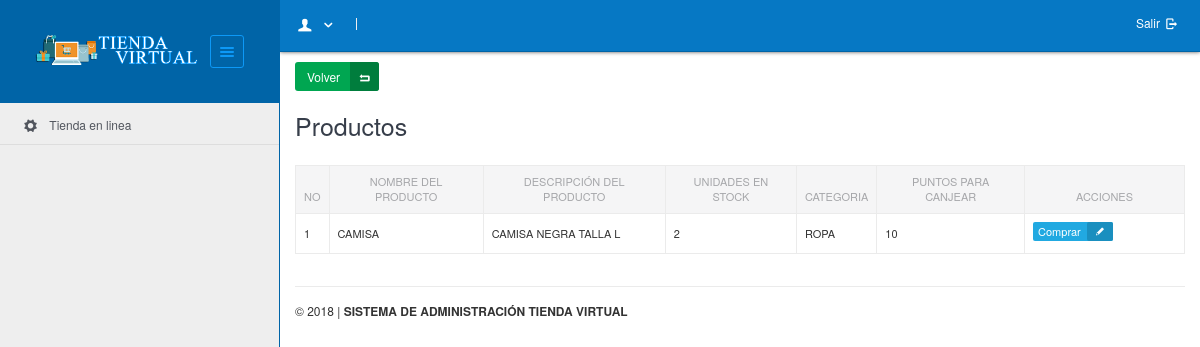
Page /?mod=producto&pag=lista_categoria&id=1 (signed in) on the committed database.
### tables this page shows
CREATE TABLE IF NOT EXISTS `product` (
  `id_producto` int(11) NOT NULL AUTO_INCREMENT,
  `product_name` varchar(100) NOT NULL,
  `product_description` varchar(4000) NOT NULL,
  `units_in_stock` int(11) NOT NULL,
  `product_category_id` int(11) NOT NULL,
  `reward_points_credit` int(11) NOT NULL,
  PRIMARY KEY (`id_producto`)
);

CREATE TABLE IF NOT EXISTS `product_category` (
  `id_categoria` int(11) NOT NULL AUTO_INCREMENT,
  `category_name` varchar(100) NOT NULL,
  `max_reward_points_encash` int(11) NOT NULL,
  `parent_category_id` int(11) NOT NULL,
  PRIMARY KEY (`id_categoria`)
);

### modelo/conexion.php (called while the page is built, shortened)
<?php
    class conexion
    {
        private $servidor = 'localhost';
        private $base_datos = 'tienda';
        private $usuario = 'root';
        private $password = '123456';
        private $enlace;
        function Conectar()
        {
            $this->enlace = mysql_connect($this->servidor,$this->usuario,$this->password);
            if($this->enlace)
            {
                if(mysql_select_db($this->base_datos))
                    return $this->enlace;
                else
                    return false;
            }
            else
                return false;
        }
        function Lista($sql)
        {
        	$result = mysql_query($sql,$this->enlace);
        	$return_array=array();
            if(mysql_num_rows($result)>0)
            	while ($obj = mysql_fetch_array($result)) {
                    $return_array[] = $obj;
            	}
        	return $return_array;
        }
    }
?>

### modelo/funciones.php (called while the page is built, shortened)
<?php
	function security($value)
    {
        if(is_array($value) )
        {
            $value = array_map('security', $value);
        }
        else
        {
            if( !get_magic_quotes_gpc() )
            {
              $value = htmlspecialchars($value, ENT_QUOTES);
            }
            else
            {
              $value = htmlspecialchars(stripslashes($value), ENT_QUOTES);
            }
            $value = str_replace("\\", "\\\\", $value);
        }
    	return $value;
    }
?>

### modelo/producto.php (called while the page is built, shortened)
<?php
class producto
{
	private $bd;
	function producto()
	{
		$this->bd = new Conexion();
	}
	function get_all($criterio)
	{
		if(empty($criterio)) $where = ""; else $where = " $criterio";
		$registros = $this->bd->Lista("select * from product $where");
			return $registros;
	}
}
?>

### vista/producto/lista_categoria.php (the view, shortened to what this page needs)
  <?php include("modelo/producto.php");
        $id_categoria = security($_GET[id]);
            $producto = new producto();
            $registros = $producto->get_all(" p inner join product_category c on c.id_categoria=p.product_category_id where c.id_categoria = $id_categoria");
        ?>
        <a href="#" class="cancelar btn btn-green btn-icon">
        Volver <i class="entypo-back"></i>
        </a>
        <h2>Productos</h2>
        <br />
<div class="table-responsive">
<table class="table table-bordered datatable" id="table-1">
           <thead>
             <tr>
                <th>No</th>
                <th>Nombre del producto</th>
            	<th>Descripci&oacute;n del producto</th>
            	<th>Unidades en stock</th>
            	<th>Categoria</th>
                <th>Puntos para canjear</th>
             <th width="160">Acciones</th>
      </tr>
   </thead>
   <tbody>
   <?php
        $n = 0;
        foreach($registros as $key => $registro)
        {
            $n++;
            echo "<tr>";
            echo "<td>$n</td><td>$registro[product_name]</td><td>$registro[product_description]</td><td>$registro[units_in_stock]</td><td>$registro[category_name]</td><td>$registro[reward_points_credit]</td>";
            echo "<td>
            	       <a href='?mod=producto&pag=comprar_producto&id=$registro[id_producto]' class='btn btn-info btn-icon btn-xs'>Comprar<i class='entypo-pencil'></i></a>
          		  </td>";
            echo "</tr>";
        }
    ?>
        </tbody>
    </table>
    </div>

### assets/css/custom.css (style rules this page uses)
body { color: #333; }
.btn { margin-bottom: 4px; }
.table thead th { text-align: center; }
.table-responsive { overflow-x: auto; }
#table-1 td a, #table-1 th a { text-transform: none; }
#table-1 td, #table-1 th { text-transform: uppercase; font-size: 11px; }

### rows in the picture
product: product_name "CAMISA", product_description "CAMISA NEGRA TALLA L", units_in_stock "2", product_category.category_name "ROPA", reward_points_credit "10"
